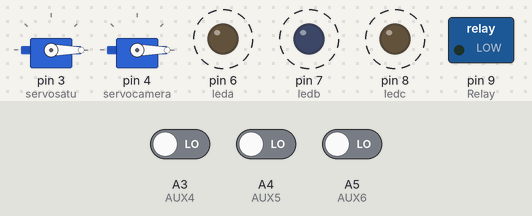
The sketch below on a simulated Arduino Uno, built with avr-gcc and run on an emulated ATmega328P. Shown: 2 × servo, switched loads named in the sketch (green lamp = pin HIGH), output pins drawn as LEDs (lit = HIGH). Dashed ring = blinking. Inputs (shaded band) come from the test bench; at power-on: A3 (AUX4) LOW, A4 (AUX5) LOW, A5 (AUX6) LOW. What the sketch prints to the serial monitor is not drawn.

Above: at 2.4 s.
2.5 s: A3 (AUX4) driven HIGH
At 4.3 s:
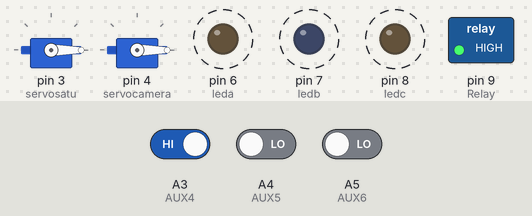
6.4 s: A4 (AUX5) driven HIGH
At 9.2 s:
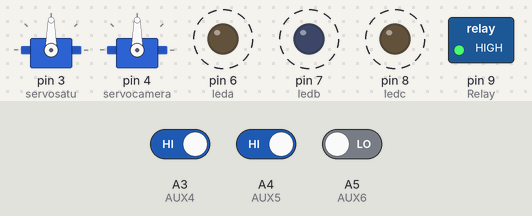
11.1 s: A5 (AUX6) driven HIGH
16.6 s: A3 (AUX4) driven LOW
At 18.9 s:
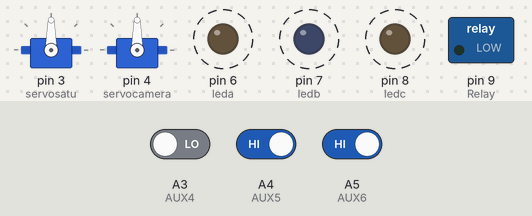
20.7 s: A4 (AUX5) driven LOW
At 23.7 s:
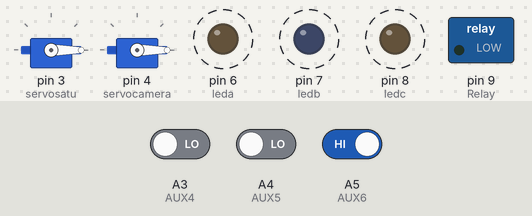
25.5 s: A3 (AUX4) driven HIGH
At 26.3 s:
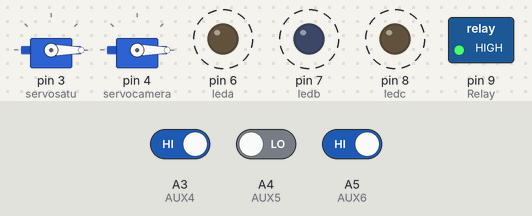
Timing chart, 0 to 32.0 s (numbered marks = the images above; inputs shaded):
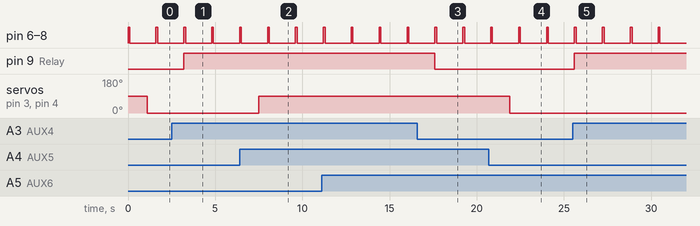

The sketch:

MANTAP_BETUL.ino
```cpp
#include <PinChangeInt.h>
#include <Servo.h>

#define AUX1 A0 //1
#define AUX2 A1 //2
#define AUX3 A2 //4
#define AUX4 A3 //3
#define AUX5 A4 //5
#define AUX6 A5 //6


#define servosatu 3
#define servocamera 4
#define Relay 9
#define leda 6 //merahputih
#define ledb 7 //hijauputih
#define ledc 8 //putihdua

Servo servodropsatu;
Servo servocamera1;


void setup() {
  // put your setup code here, to run once:
Serial.begin(9600);
pinMode(Relay, OUTPUT);
pinMode(leda,OUTPUT);
pinMode(ledb, OUTPUT);
pinMode(ledc, OUTPUT);
pinMode(AUX1, INPUT); digitalWrite(AUX1, HIGH);
pinMode(AUX2, INPUT); digitalWrite(AUX2, HIGH);
pinMode(AUX3, INPUT); digitalWrite(AUX3, HIGH);
pinMode(AUX4, INPUT);
pinMode(AUX5, INPUT);
pinMode(AUX6, INPUT);
//PCintPort::attachInterrupt(AUX1, &risingAUX1, RISING);
//PCintPort::attachInterrupt(AUX2, &risingAUX2, RISING);
servodropsatu.attach(servosatu);
servocamera1.attach(servocamera);
}

void loop() {
  // put your main code here, to run repeatedly:
  if(digitalRead(AUX4)==HIGH){Serial.print("HIGH");}
  else{
    Serial.print(LOW);}
digitalWrite(leda,HIGH);
digitalWrite(ledb,HIGH);
digitalWrite(ledc,HIGH);
delay(100);
digitalWrite(leda,LOW);
digitalWrite(ledb,LOW);
digitalWrite(ledc,LOW);
delay(1000);

if(digitalRead(AUX5) == HIGH)
{
servodropsatu.write(90);
servocamera1.write(90);
delay(500);
}
else{
servodropsatu.write(0);
servocamera1.write(0);
delay(500);
}
if(digitalRead(AUX4) == HIGH)
{
 digitalWrite(Relay,HIGH);

}
else
{
 digitalWrite(Relay,LOW);

}
if(digitalRead(AUX6) == HIGH)
{
 digitalWrite(ledc,HIGH);
}else{
 digitalWrite(ledc,LOW);
  }


}
```

Measured:
- after the input at 2.5 s, pin 9 (Relay): LOW → HIGH after 0.70 s
- after the input at 6.4 s, servo on pin 3 (servosatu), servo on pin 4 (servocamera): 0° → 90° after 1.1 s
- after the input at 16.6 s, pin 9 (Relay): HIGH → LOW after 1.0 s
- after the input at 20.7 s, servo on pin 3 (servosatu), servo on pin 4 (servocamera): 90° → 0° after 1.2 s
- after the input at 25.5 s, pin 9 (Relay): LOW → HIGH after 0.10 s
- by itself, pin 6 (leda), pin 7 (ledb), pin 8 (ledc): alternates HIGH for 0.10 s and LOW for 1.5 s
